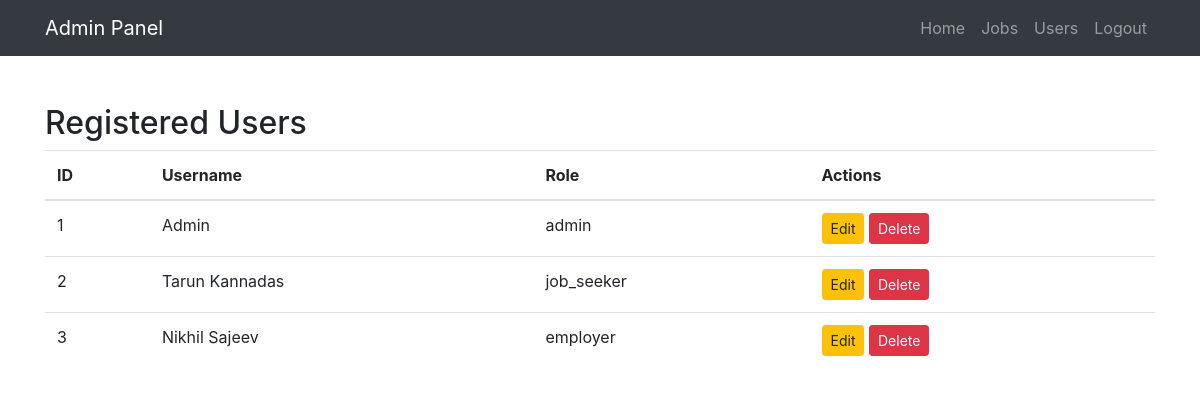
The app's page /view_users (signed in), older data.
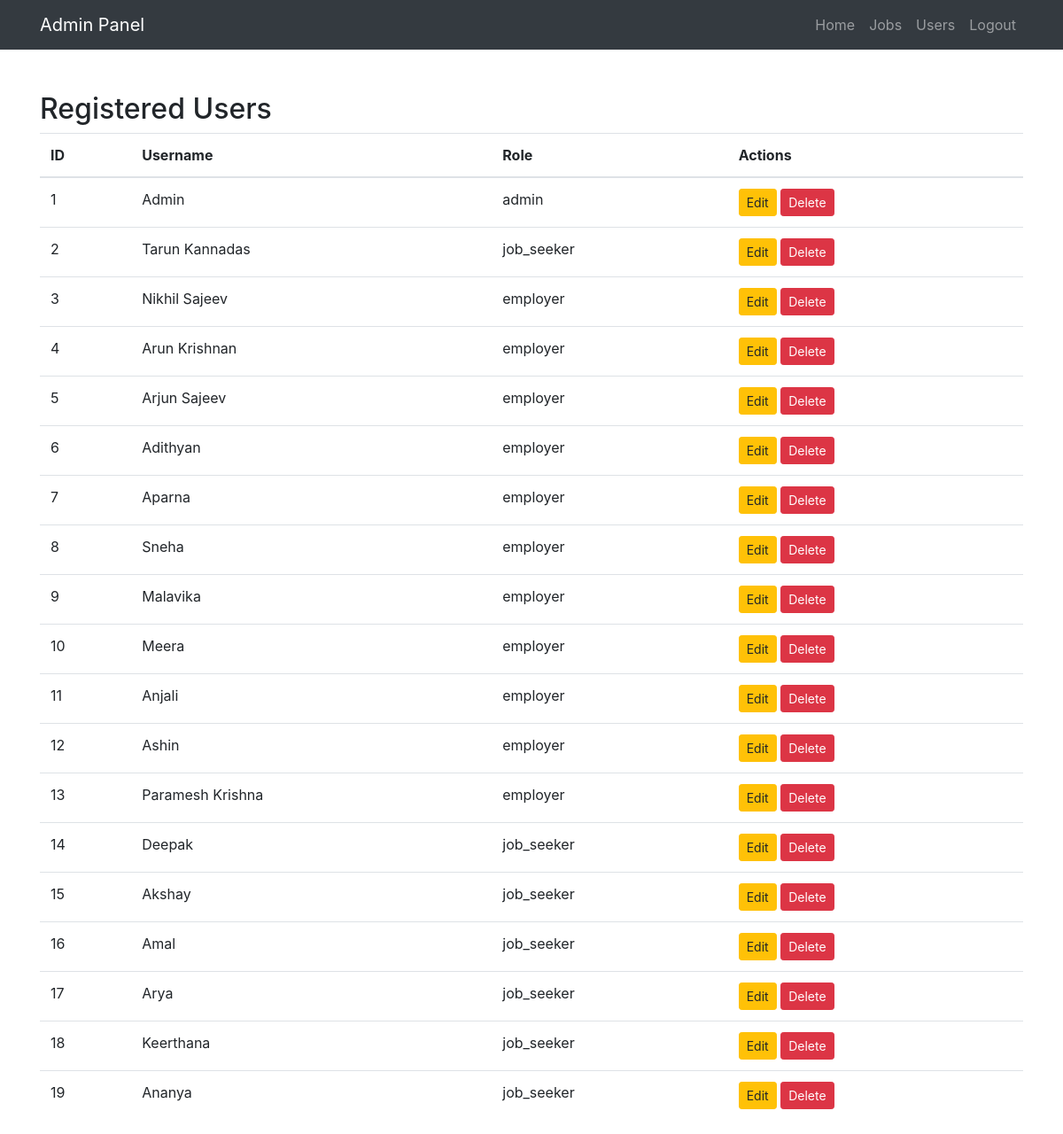
The same page, newer data.
### app.py (models this page shows)
class User(UserMixin, db.Model):
    id = db.Column(db.Integer, primary_key=True)
    username = db.Column(db.String(100), unique=True, nullable=False)
    email = db.Column(db.String(120), unique=True, nullable=False)
    password = db.Column(db.String(200), nullable=False)
    role = db.Column(db.String(20), nullable=False)

### app.py (the view)
@app.route('/view_users')
@login_required
def view_users():
    if current_user.role != 'admin':  # Only allow access for the admin role
        return "Unauthorized", 403  # You can also redirect to another page like the dashboard if needed
    users = User.query.all()  # Fetch all users from the database
    return render_template('view_users.html', users=users)

### app.py (called while the page is built)
@login_manager.user_loader
def load_user(user_id):
    return User.query.get(int(user_id))

### templates/view_users.html (shortened to what this page needs)
<!DOCTYPE html>
<html lang="en">
<head>
    <link rel="stylesheet" href="https://stackpath.bootstrapcdn.com/bootstrap/4.5.2/css/bootstrap.min.css">
</head>
<body>
    {% include 'admin_navbar.html' %}
<div class="container mt-5">
    <h2>Registered Users</h2>
    <table class="table">
        <thead>
            <tr>
                <th>ID</th>
                <th>Username</th>
                <th>Role</th>
                <th>Actions</th>
            </tr>
        </thead>
        <tbody>
            {% for user in users %}
            <tr>
                <td>{{ user.id }}</td>
                <td>{{ user.username }}</td>
                <td>{{ user.role }}</td>
                <td>
                    <a href="{{ url_for('edit_user', user_id=user.id) }}" class="btn btn-warning btn-sm">Edit</a>
                    <a href="{{ url_for('delete_user', user_id=user.id) }}" class="btn btn-danger btn-sm" onclick="return confirm('Are you sure you want to delete this user?')">Delete</a>
                </td>
            </tr>
            {% endfor %}
        </tbody>
    </table>
</div>
</body>
</html>

### templates/admin_navbar.html (shortened to what this page needs)
{% if current_user.is_authenticated and current_user.role == 'admin' %}
<nav class="navbar navbar-expand-lg navbar-dark bg-dark">
    <div class="container">
        <a class="navbar-brand" href="/">Admin Panel</a>
        <div class="collapse navbar-collapse" id="navbarNav">
            <ul class="navbar-nav ml-auto">
                <li class="nav-item">
                    <a class="nav-link" href="{{ url_for('admin_jobs') }}">Home</a>
                </li>
                <li class="nav-item">
                    <a class="nav-link" href="{{ url_for('admin_jobs') }}">Jobs</a>
                </li>
                <li class="nav-item">
                    <a class="nav-link" href="{{ url_for('admin_users') }}">Users</a>
                </li>
                <li class="nav-item">
                    <a class="nav-link" href="{{ url_for('logout') }}">Logout</a>
                </li>
            </ul>
        </div>
    </div>
</nav>
{% endif %}

Row changes from the older to the newer data that the page shows:
added User: id "4", username "Arun Krishnan", role "employer"
added User: id "5", username "Arjun Sajeev", role "employer"
added User: id "6", username "Adithyan", role "employer"
added User: id "7", username "Aparna", role "employer"
added User: id "8", username "Sneha", role "employer"
added User: id "9", username "Malavika", role "employer"
added User: id "10", username "Meera", role "employer"
added User: id "11", username "Anjali", role "employer"
added User: id "12", username "Ashin", role "employer"
added User: id "13", username "Paramesh Krishna", role "employer"
added User: id "14", username "Deepak", role "job_seeker"
added User: id "15", username "Akshay", role "job_seeker"
added User: id "16", username "Amal", role "job_seeker"
added User: id "17", username "Arya", role "job_seeker"
added User: id "18", username "Keerthana", role "job_seeker"
added User: id "19", username "Ananya", role "job_seeker"
